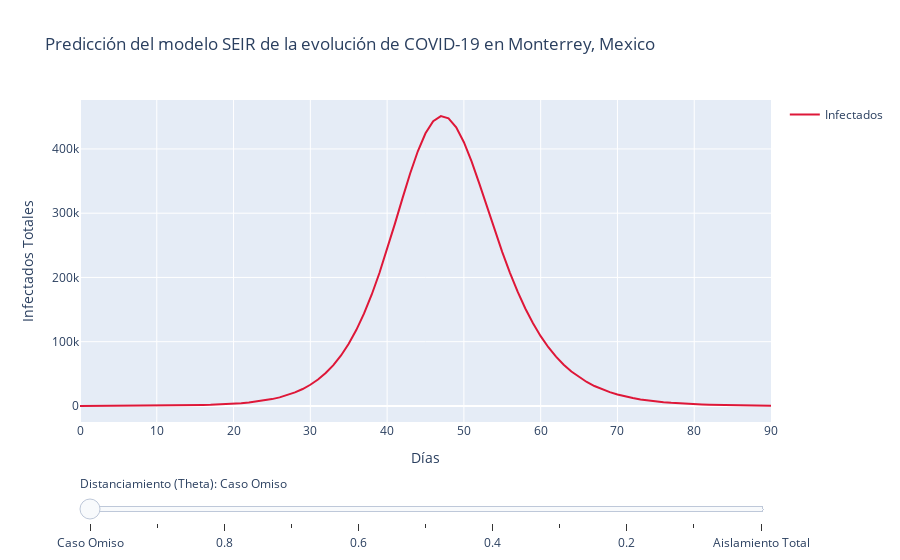

Notebook source saved alongside this figure:
### Markdown cell above
Es probable que el día crítico suceda en 11 días, que será cúando el comportamiento lineal empieza a subestimar los casos.

Ese día a día de hoy sería alrededor del 2 al 3 de abril, así que por favor:

<h1><center>QUEDENSE EN SU CASA</center></h1>
<h1><center>NI PENSAR EN VACACIONES!</center></h1>


Por otro lado, otra cuestión interesante a observar es el efecto del aislamiento y distanciamiento social, para los que observaron la parte del código de las ecuaciones diferenciales:

```
    St = S[-1] - (theta*beta*S[-1]*I[-1])*dt
    Et = E[-1] + (theta*beta*S[-1]*I[-1] - alpha*E[-1])*dt
```

A las ecuaciones de **S**uceptibles y **E**xpuestos, les agregué un parámetro que afecta a $\beta$ en este caso lo llamé $\theta$, este parámetro simula la proporcion de gente que atiende la cuarentena (**DISTANCIAMIENTO**).

$\theta = 0 \rightarrow$ supone que todos hacemos caso absoluto a la cuarentena

$\theta = 1 \rightarrow$ supone que todos hacemos caso omiso a la cuarentena

La ecuación modificada quedaría de la siguiente forma:


\begin{gather*} 
\dot{S} =  - \theta \beta SI \\ 
\dot{E} = \theta \beta SI - \alpha E \\
\end{gather*}

### Code cell
#@title AISLAMIENTO SOCIAL VS CASO OMISO (Interactivo!)



import plotly.graph_objects as go
fig = go.Figure()

for step in np.round(np.arange(0, 1.1, 0.1),1):
  S,E,I,R = SEIR(Condiciones_Iniciales,parametros,periodo_evaluacion,1-step)
  fig.add_trace(
        go.Scatter(
            visible=False,
            showlegend = True,
            line=dict(color="#DE1738", width=2),
            name="Infectados",
            x=np.arange(0, 91, 1),
            y=np.array(I)*ZMM_Population)
        )
  

fig.data[0].visible = True

steps = []
labels = np.round(np.arange(1.0, -0.1, -0.1),1).tolist()
labels[0] = "Caso Omiso"
labels[10] = "Aislamiento Total"
for i in range(len(fig.data)):
    step = dict(
        method="restyle",
        args=["visible", [False] * len(fig.data)],
        label = str(labels[i])
    )
    step["args"][1][i] = True  
    steps.append(step)

sliders = [dict(
    active=0,
    currentvalue={"prefix": "Distanciamiento (Theta): "},
    pad={"t": 50},
    steps=steps
)]

fig.update_layout(
    sliders=sliders,
    title="Predicción del modelo SEIR de la evolución de COVID-19 en Monterrey, Mexico",
    xaxis_title="Días",
    yaxis_title="Infectados Totales",
)

fig.show()
